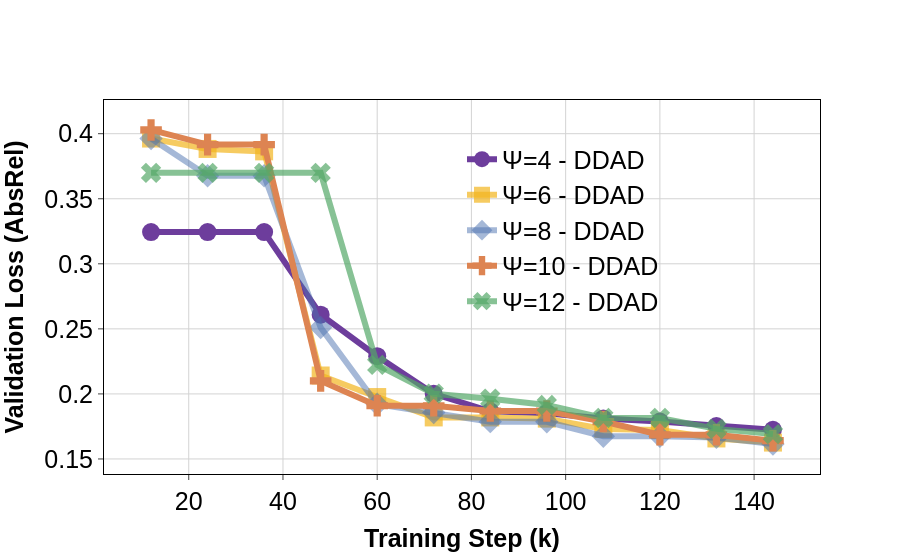

The code cell stored with this chart in its notebook:
### Code cell
combined_test_loss_figures = go.Figure()
i = 0
for fig in test_loss_figures:
    for trace in fig.data:
        trace.update(line={'color': f'rgba{hex_to_rgba(COLORS[i], ALPHAS[i])}'}, marker=dict(symbol=MARKER_SYMBOLS[i]))
        i += 1
        combined_test_loss_figures.add_trace(trace)
combined_test_loss_figures.update_layout(xaxis_title="<b>Training Step (k)</b>", yaxis_title="<b>Validation Loss (AbsRel)</b>")
combined_test_loss_figures = standardize_fig(combined_test_loss_figures, **fig_config)
combined_test_loss_figures.update_layout(legend=dict(orientation="v", yanchor="bottom", x=0.5, y=0.4, xanchor="left", bgcolor='rgba(0,0,0,0)')) 
combined_test_loss_figures.show()
combined_test_loss_figures.write_image("ddad_loss_by_steps_search_range_opt.pdf")

### Figure 1 — Plotly figure (JSON) as saved in the notebook; plotly's stock layout.template omitted (floating-point values rounded to 4 significant figures)
{"data": [{"line": {"color": "rgba(109, 61, 156, 1)", "width": 6}, "marker": {"size": 18, "symbol": "circle"}, "mode": "lines+markers", "name": "&#936;=4 - DDAD", "showlegend": true, "type": "scatter", "x": [12, 24, 36, 48, 60, 72, 84, 96, 108, 120, 132, 144], "y": [0.3244, 0.3244, 0.3244, 0.2609, 0.229, 0.2001, 0.1866, 0.1852, 0.181, 0.1788, 0.1753, 0.1724]}, {"line": {"color": "rgba(242, 182, 31, 0.7)", "width": 6}, "marker": {"size": 18, "symbol": "square"}, "mode": "lines+markers", "name": "&#936;=6 - DDAD", "showlegend": true, "type": "scatter", "x": [12, 24, 36, 48, 60, 72, 84, 96, 108, 120, 132, 144], "y": [0.3963, 0.3883, 0.3864, 0.2141, 0.1976, 0.1819, 0.1819, 0.181, 0.1731, 0.1723, 0.1658, 0.1626]}, {"line": {"color": "rgba(76, 114, 176, 0.5)", "width": 6}, "marker": {"size": 18, "symbol": "diamond"}, "mode": "lines+markers", "name": "&#936;=8 - DDAD", "showlegend": true, "type": "scatter", "x": [12, 24, 36, 48, 60, 72, 84, 96, 108, 120, 132, 144], "y": [0.3963, 0.3677, 0.3677, 0.2511, 0.192, 0.1857, 0.1787, 0.1786, 0.1675, 0.1675, 0.1666, 0.1615]}, {"line": {"color": "rgba(221, 132, 82, 1)", "width": 6}, "marker": {"size": 18, "symbol": "cross"}, "mode": "lines+markers", "name": "&#936;=10 - DDAD", "showlegend": true, "type": "scatter", "x": [12, 24, 36, 48, 60, 72, 84, 96, 108, 120, 132, 144], "y": [0.4029, 0.3916, 0.3916, 0.21, 0.1909, 0.1909, 0.1869, 0.1869, 0.1788, 0.1686, 0.1686, 0.164]}, {"line": {"color": "rgba(85, 168, 104, 0.7)", "width": 6}, "marker": {"size": 18, "symbol": "x"}, "mode": "lines+markers", "name": "&#936;=12 - DDAD", "showlegend": true, "type": "scatter", "x": [12, 24, 36, 48, 60, 72, 84, 96, 108, 120, 132, 144], "y": [0.3699, 0.3699, 0.3699, 0.3699, 0.2223, 0.2002, 0.1963, 0.1915, 0.1815, 0.1815, 0.1731, 0.1691]}], "layout": {"autosize": true, "legend": {"bgcolor": "rgba(0, 0, 0, 0)", "bordercolor": "black", "borderwidth": 0, "font": {"color": "black", "family": "Arial", "size": 25}, "orientation": "v", "tracegroupgap": 10, "x": 0.5, "xanchor": "left", "y": 0.4, "yanchor": "bottom"}, "plot_bgcolor": "white", "title": {"font": {"color": "black", "family": "Arial", "size": 20}}, "xaxis": {"autorange": true, "gridcolor": "lightgrey", "linecolor": "black", "mirror": true, "range": [2.532, 153.5], "showline": true, "tickangle": 0, "tickfont": {"color": "black", "family": "Arial", "size": 25}, "tickmode": "array", "ticks": "outside", "title": {"font": {"color": "black", "family": "Arial", "size": 25}, "text": "<b>Training Step (k)</b>"}, "type": "linear"}, "yaxis": {"autorange": true, "gridcolor": "lightgrey", "linecolor": "black", "mirror": true, "range": [0.1255, 0.4388], "showline": true, "tickfont": {"color": "black", "family": "Arial", "size": 25}, "ticks": "outside", "title": {"font": {"color": "black", "family": "Arial", "size": 25}, "text": "<b>Validation Loss (AbsRel)</b>"}, "type": "linear"}}}
